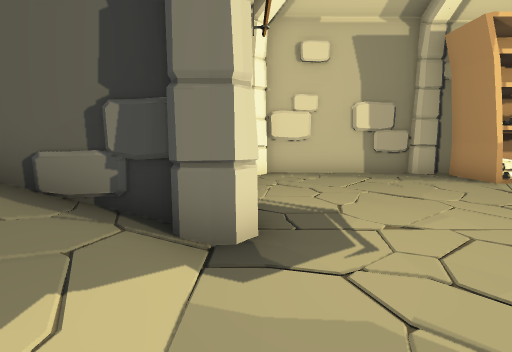
view 1 (above)

16 first-person views from a walk through a 3-D level made in the Unity game engine. The camera is 1.2 m above the floor, tilts 8° down and sees 85° across. Doors are open. The floor is counted in squares, 1 m on a side. Each view is taken from the middle of a square. On the plan, view 1 faces up. The plan holds only what a view shows up to about 13 squares ahead; the rest is blank. The place goes on beyond the plan. The player is left out. Some animated figures are left out.

view 2
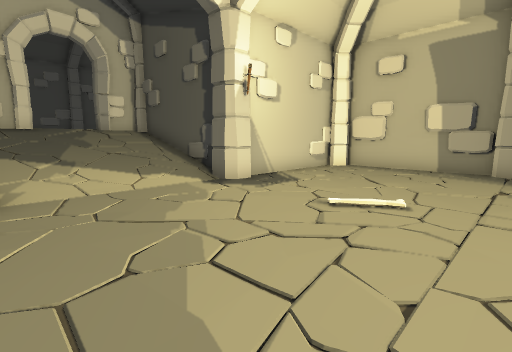

view 3
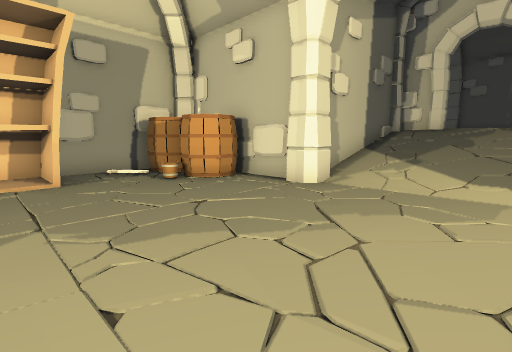

view 4
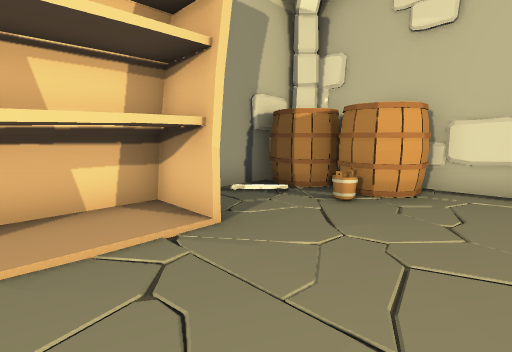

view 5
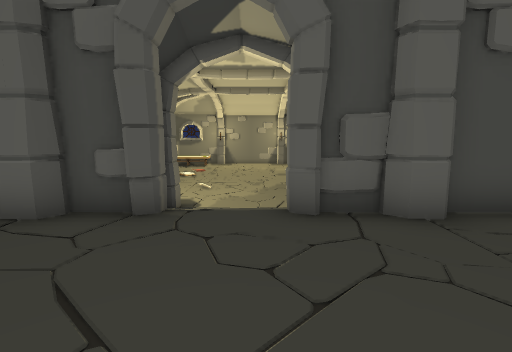

view 6
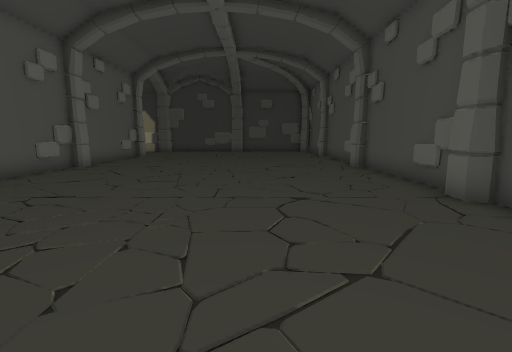

view 7
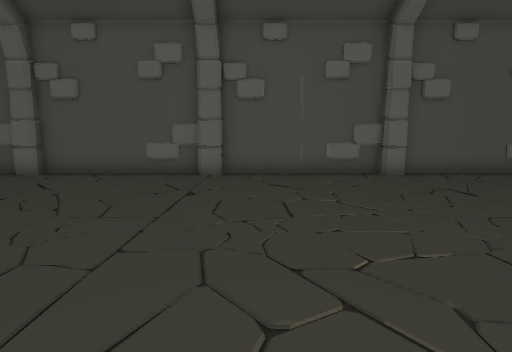

view 8
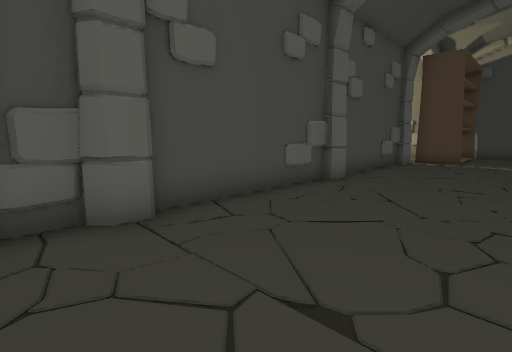

view 9
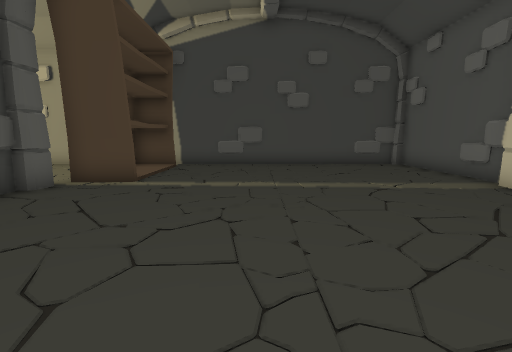

view 10
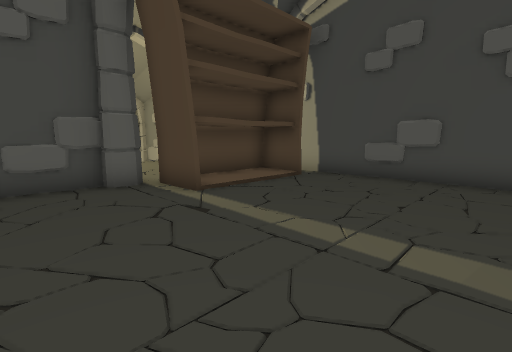

view 11
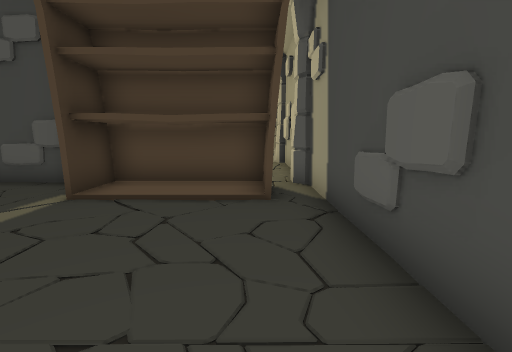

view 12
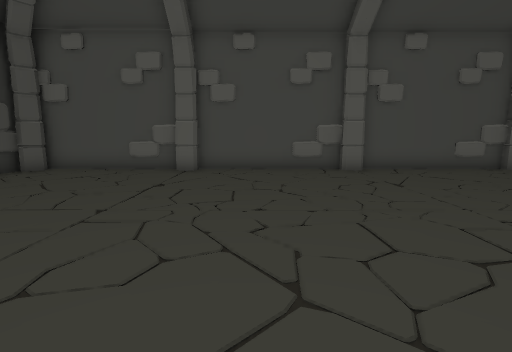

view 13
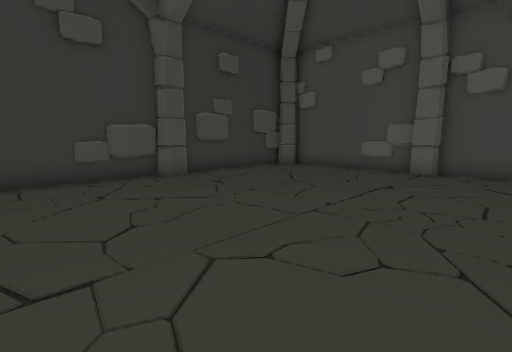

view 14
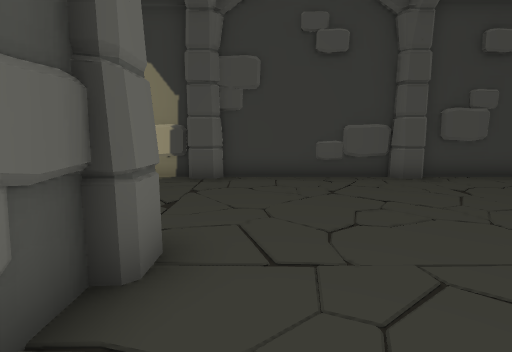

view 15
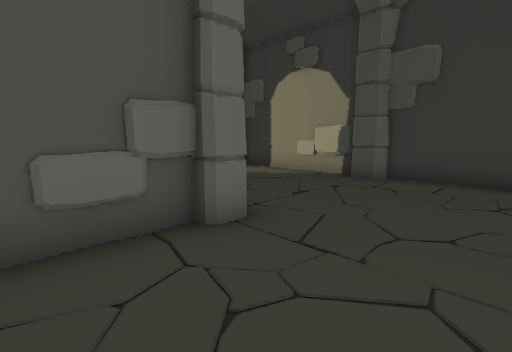

view 16
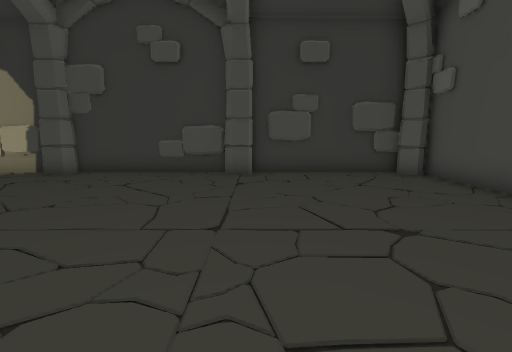

### Floor plan
Key: @ floor where view 1 was taken; # wall or solid block; . main floor; - floor 1.5 m lower than the main floor; / step, stairs or slope; D open door; S shelf; B bones; A barrel; U bucket; O other object.
Columns run from 19 left of view 1 to 7 right of it. Each row starts with its distance up from view 1.
 22  #####  ####
 21 O#...####..###
 20  ............#
 19  ............#
 18  ............#
 17  ............#
 16 O#..........##
 15 ##  ..   .. O
 14 #.           #
 13 # . .        #
 12 #O     .     #
 11 #            #
 10  O          #       ####
  9  #          O     ###--##SS
  8 #            #    #------SS
  7 #            #    #------S
  6 #O           #    #------
  5 #           .#    #------
  4  O          ########-----
  3  #     .....#O#/ /##---B-
  2 #      .....OO     -------
  1 #      .....DD     -------
  0 #O     .....DD     @------
 -1 #      .....OO     ------
 -2  O     .....#O////O#------
 -3 ##          O ######----- -
 -4 #.           #     #-----
 -5 #            #     AA----
 -6 #O           #     AAU--S
 -7 #           .#     AAB--SSS
 -8  O     .    ##      #--##S#
 -9  #          O       ####
-10              #
-11              #
-12      .       #
-13             .#
-14  O          ##
-15 ##     ...SS#O    OO
-16 #.     ....SS
-17 #      ....SS
-18 #O     ....SS
-19 #    . ....SS
-20        .....#O ###OO
-21   ###########

Where each view was taken, in squares from view 1:
view 1: 0 up, 0 right, facing up
view 2: 2 down, 6 right, facing up-left
view 3: 2 up, 6 right, facing down-left
view 4: 3 down, 7 right, facing down-left
view 5: 0 up, 11 left, facing right
view 6: 2 down, 11 left, facing up
view 7: 1 down, 9 left, facing left
view 8: 1 down, 11 left, facing down-right
view 9: 8 down, 12 left, facing down
view 10: 12 down, 14 left, facing down-right
view 11: 19 down, 14 left, facing right
view 12: 13 up, 17 left, facing right
view 13: 13 up, 17 left, facing up-right
view 14: 13 up, 17 left, facing up
view 15: 13 up, 15 left, facing up-left
view 16: 12 up, 12 left, facing up
